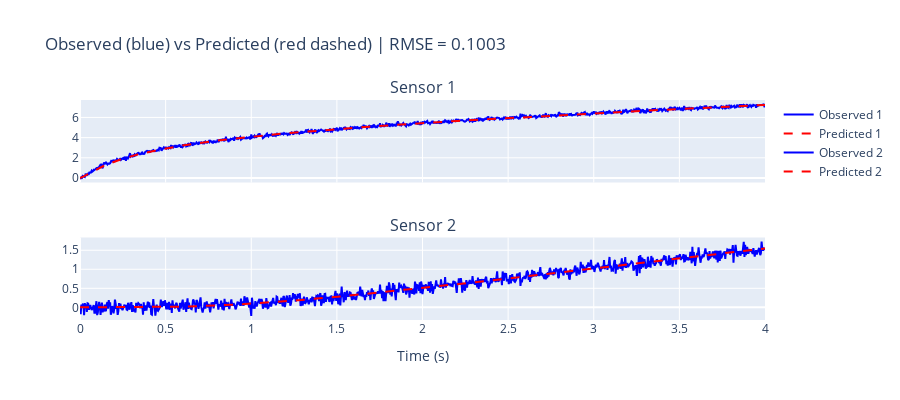

This figure's notebook cell:
### Code cell
# Compare observed vs predicted
n_sensors = Y_obs.shape[1]
fig = make_subplots(rows=n_sensors, cols=1,
                    subplot_titles=[f'Sensor {i+1}' for i in range(n_sensors)],
                    shared_xaxes=True)

for i in range(n_sensors):
    # Observed
    fig.add_trace(go.Scatter(
        x=times, y=Y_obs[:, i],
        mode='lines',
        name=f'Observed {i+1}',
        line=dict(color='blue', width=2)
    ), row=i+1, col=1)
    
    # Predicted
    fig.add_trace(go.Scatter(
        x=times, y=Y_pred[:, i],
        mode='lines',
        name=f'Predicted {i+1}',
        line=dict(color='red', width=2, dash='dash')
    ), row=i+1, col=1)

fig.update_layout(
    title=f'Observed (blue) vs Predicted (red dashed) | RMSE = {rmse:.4f}',
    height=150 * n_sensors + 100,
    showlegend=True
)
fig.update_xaxes(title_text='Time (s)', row=n_sensors, col=1)

fig.show()

### Figure 1 — Plotly figure (JSON) as saved in the notebook; plotly's stock layout.template omitted (floating-point values rounded to 4 significant figures; data arrays with more than 128 entries replaced by an {"elided": "..."} marker saying what was removed)
{"data": [{"line": {"color": "blue", "width": 2}, "mode": "lines", "name": "Observed 1", "type": "scatter", "x": {"elided": "1001 float values"}, "xaxis": "x", "y": {"elided": "1001 float values"}, "yaxis": "y"}, {"line": {"color": "red", "dash": "dash", "width": 2}, "mode": "lines", "name": "Predicted 1", "type": "scatter", "x": {"elided": "1001 float values"}, "xaxis": "x", "y": {"elided": "1001 float values"}, "yaxis": "y"}, {"line": {"color": "blue", "width": 2}, "mode": "lines", "name": "Observed 2", "type": "scatter", "x": {"elided": "1001 float values"}, "xaxis": "x2", "y": {"elided": "1001 float values"}, "yaxis": "y2"}, {"line": {"color": "red", "dash": "dash", "width": 2}, "mode": "lines", "name": "Predicted 2", "type": "scatter", "x": {"elided": "1001 float values"}, "xaxis": "x2", "y": {"elided": "1001 float values"}, "yaxis": "y2"}], "layout": {"annotations": [{"font": {"size": 16}, "showarrow": false, "text": "Sensor 1", "x": 0.5, "xanchor": "center", "xref": "paper", "y": 1, "yanchor": "bottom", "yref": "paper"}, {"font": {"size": 16}, "showarrow": false, "text": "Sensor 2", "x": 0.5, "xanchor": "center", "xref": "paper", "y": 0.375, "yanchor": "bottom", "yref": "paper"}], "height": 400, "showlegend": true, "title": {"text": "Observed (blue) vs Predicted (red dashed) | RMSE = 0.1003"}, "xaxis": {"anchor": "y", "domain": [0, 1], "matches": "x2", "showticklabels": false}, "xaxis2": {"anchor": "y2", "domain": [0, 1], "title": {"text": "Time (s)"}}, "yaxis": {"anchor": "x", "domain": [0.625, 1]}, "yaxis2": {"anchor": "x2", "domain": [0, 0.375]}}}
